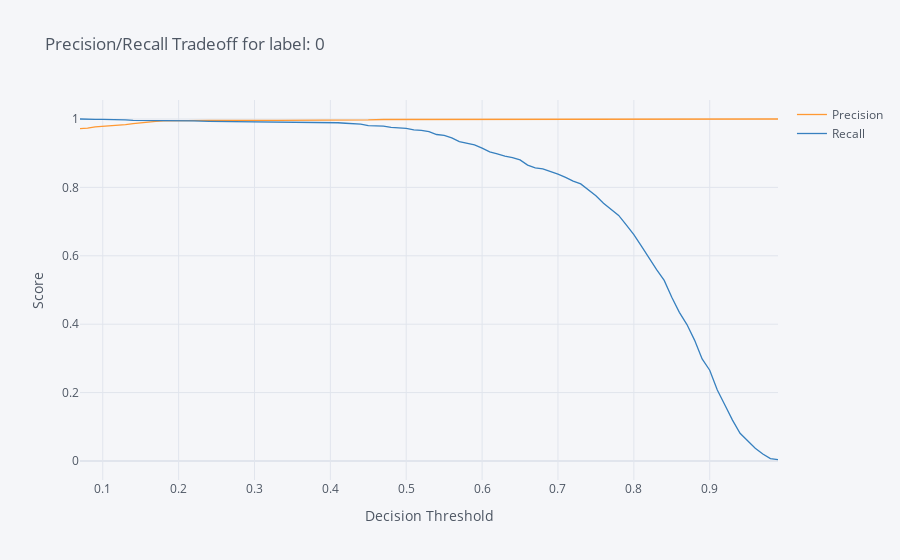
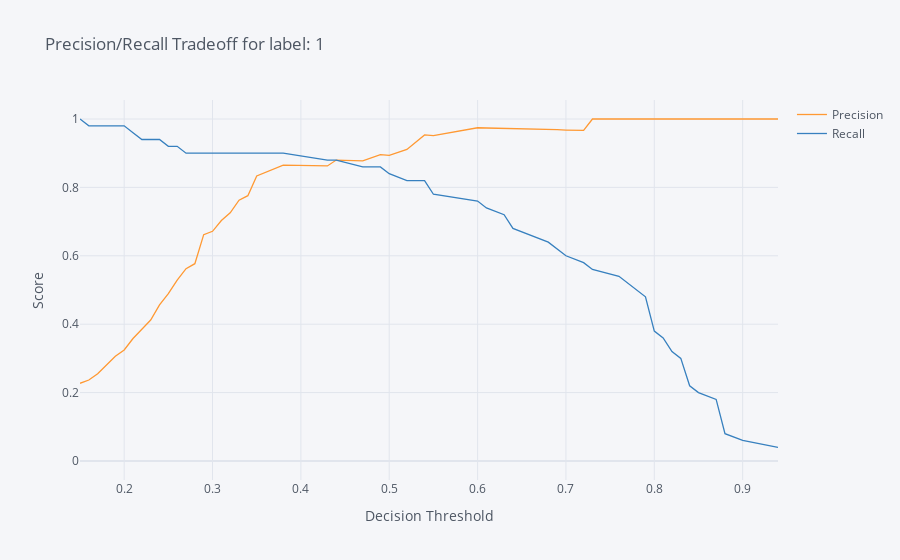
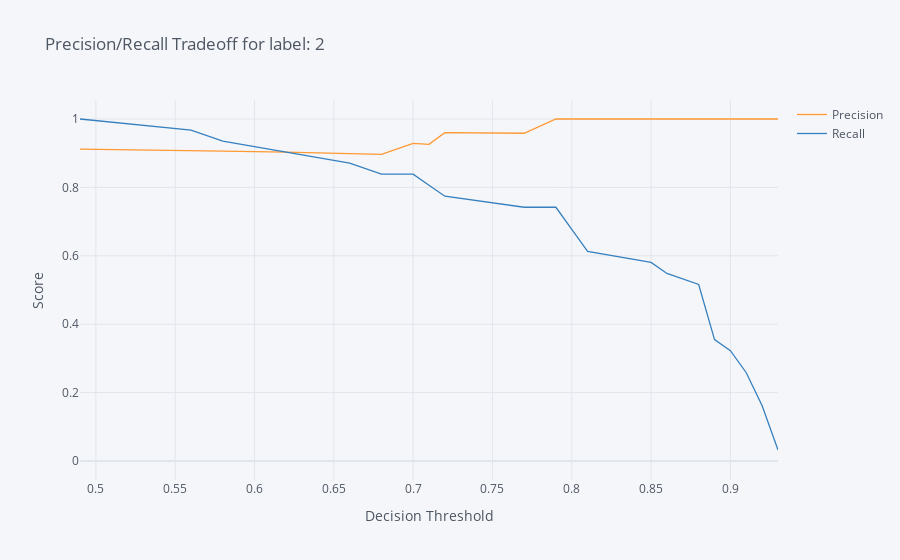

Here is the notebook cell these charts were saved with, in order:
### Markdown cell above
# Precision/Recall Trade-off Calculation

### Code cell
# taken from https://www.kaggle.com/kevinarvai/fine-tuning-a-classifier-in-scikit-learn

from sklearn.metrics import precision_recall_curve
from sklearn import preprocessing
from sklearn.multiclass import OneVsRestClassifier

import plotly.graph_objs as go
import chart_studio.plotly as py
import cufflinks
from IPython.core.interactiveshell import InteractiveShell
InteractiveShell.ast_node_interactivity = 'all'
from plotly.offline import iplot


def test():
    clf_o = OneVsRestClassifier(RandomForestClassifier())
    
    y_train_bins = preprocessing.label_binarize(model.y_train, classes=[0, 1, 2])
    clf_o.fit(model.X_train, y_train_bins)
    
    X = list(data.apply(lambda x: model.extract_features2vector(x.to_dict()), axis=1))
    y = data['search_results.label']
    
    
    y_scores = clf_o.predict_proba(X)
    y_bins = preprocessing.label_binarize(y, classes=[0, 1, 2])
    
    cufflinks.go_offline()
    cufflinks.set_config_file(world_readable=True, theme='pearl')

    for i in range(3):
        precision_recall = precision_recall_curve(y_bins[:, i], y_scores[:, i])
        precision_recall = pd.DataFrame.from_records(precision_recall).T
        precision_recall.columns = ['Precision', 'Recall', 'Thresholds']
        precision_recall.iplot(x='Thresholds', xTitle='Decision Threshold',yTitle='Score', 
                               title='Precision/Recall Tradeoff for label: ' + str(i))

test()

### Figure 1 — Plotly figure (JSON) as saved in the notebook; plotly's stock layout.template omitted (floating-point values rounded to 4 significant figures)
{"data": [{"line": {"color": "rgba(255, 153, 51, 1.0)", "dash": "solid", "shape": "linear", "width": 1.3}, "mode": "lines", "name": "Precision", "text": "", "type": "scatter", "x": [0.07, 0.08, 0.09, 0.1, 0.11, 0.12, 0.13, 0.14, 0.15, 0.16, 0.17, 0.18, 0.22, 0.24, 0.33, 0.36, 0.39, 0.41, 0.42, 0.43, 0.44, 0.45, 0.47, 0.48, 0.5, 0.51, 0.52, 0.53, 0.54, 0.55, 0.56, 0.57, 0.58, 0.59, 0.6, 0.61, 0.62, 0.63, 0.64, 0.65, 0.66, 0.67, 0.68, 0.69, 0.7, 0.71, 0.72, 0.73, 0.74, 0.75, 0.76, 0.77, 0.78, 0.79, 0.8, 0.81, 0.82, 0.83, 0.84, 0.85, 0.86, 0.87, 0.88, 0.89, 0.9, 0.91, 0.92, 0.93, 0.94, 0.95, 0.96, 0.97, 0.98, 0.99, null], "y": [0.9719, 0.9732, 0.9771, 0.9784, 0.9798, 0.9824, 0.9837, 0.9864, 0.9891, 0.9904, 0.9931, 0.9945, 0.9959, 0.9959, 0.9959, 0.9959, 0.9958, 0.9972, 0.9972, 0.9972, 0.9972, 0.9972, 0.9986, 0.9986, 0.9986, 0.9986, 0.9986, 0.9986, 0.9986, 0.9986, 0.9985, 0.9985, 0.9985, 0.9985, 0.9985, 0.9985, 0.9985, 0.9985, 0.9985, 0.9984, 0.9984, 0.9984, 0.9984, 0.9984, 0.9984, 0.9983, 0.9983, 0.9983, 0.9983, 0.9982, 0.9982, 1, 1, 1, 1, 1, 1, 1, 1, 1, 1, 1, 1, 1, 1, 1, 1, 1, 1, 1, 1, 1, 1, 1, 1]}, {"line": {"color": "rgba(55, 128, 191, 1.0)", "dash": "solid", "shape": "linear", "width": 1.3}, "mode": "lines", "name": "Recall", "text": "", "type": "scatter", "x": [0.07, 0.08, 0.09, 0.1, 0.11, 0.12, 0.13, 0.14, 0.15, 0.16, 0.17, 0.18, 0.22, 0.24, 0.33, 0.36, 0.39, 0.41, 0.42, 0.43, 0.44, 0.45, 0.47, 0.48, 0.5, 0.51, 0.52, 0.53, 0.54, 0.55, 0.56, 0.57, 0.58, 0.59, 0.6, 0.61, 0.62, 0.63, 0.64, 0.65, 0.66, 0.67, 0.68, 0.69, 0.7, 0.71, 0.72, 0.73, 0.74, 0.75, 0.76, 0.77, 0.78, 0.79, 0.8, 0.81, 0.82, 0.83, 0.84, 0.85, 0.86, 0.87, 0.88, 0.89, 0.9, 0.91, 0.92, 0.93, 0.94, 0.95, 0.96, 0.97, 0.98, 0.99, null], "y": [1, 0.9986, 0.9986, 0.9986, 0.9986, 0.9986, 0.9972, 0.9959, 0.9959, 0.9959, 0.9945, 0.9945, 0.9945, 0.9931, 0.9917, 0.9904, 0.989, 0.989, 0.9876, 0.9862, 0.9849, 0.9807, 0.9794, 0.9752, 0.9725, 0.9684, 0.967, 0.9629, 0.9546, 0.9519, 0.945, 0.934, 0.9298, 0.9243, 0.9147, 0.9037, 0.8982, 0.8913, 0.8872, 0.8803, 0.8652, 0.8569, 0.8542, 0.8473, 0.8391, 0.8294, 0.8184, 0.8102, 0.7923, 0.7758, 0.7538, 0.7359, 0.718, 0.6905, 0.6616, 0.6286, 0.5928, 0.5598, 0.5282, 0.4787, 0.4347, 0.3989, 0.3535, 0.2985, 0.2655, 0.2077, 0.1637, 0.1197, 0.08116, 0.05777, 0.03714, 0.02063, 0.006878, 0.004127, 0]}], "layout": {"autosize": true, "legend": {"bgcolor": "#F5F6F9", "font": {"color": "#4D5663"}}, "paper_bgcolor": "#F5F6F9", "plot_bgcolor": "#F5F6F9", "title": {"font": {"color": "#4D5663"}, "text": "Precision/Recall Tradeoff for label: 0"}, "xaxis": {"autorange": true, "gridcolor": "#E1E5ED", "range": [0.07, 0.99], "showgrid": true, "tickfont": {"color": "#4D5663"}, "title": {"font": {"color": "#4D5663"}, "text": "Decision Threshold"}, "type": "linear", "zerolinecolor": "#E1E5ED"}, "yaxis": {"autorange": true, "gridcolor": "#E1E5ED", "range": [-0.05556, 1.056], "showgrid": true, "tickfont": {"color": "#4D5663"}, "title": {"font": {"color": "#4D5663"}, "text": "Score"}, "type": "linear", "zerolinecolor": "#E1E5ED"}}}

### Figure 2 — Plotly figure (JSON) as saved in the notebook; plotly's stock layout.template omitted (floating-point values rounded to 4 significant figures)
{"data": [{"line": {"color": "rgba(255, 153, 51, 1.0)", "dash": "solid", "shape": "linear", "width": 1.3}, "mode": "lines", "name": "Precision", "text": "", "type": "scatter", "x": [0.15, 0.16, 0.17, 0.18, 0.19, 0.2, 0.21, 0.22, 0.23, 0.24, 0.25, 0.26, 0.27, 0.28, 0.29, 0.3, 0.31, 0.32, 0.33, 0.34, 0.35, 0.38, 0.43, 0.44, 0.47, 0.49, 0.5, 0.52, 0.54, 0.55, 0.6, 0.61, 0.63, 0.64, 0.68, 0.69, 0.7, 0.72, 0.73, 0.76, 0.77, 0.78, 0.79, 0.8, 0.81, 0.82, 0.83, 0.84, 0.85, 0.87, 0.88, 0.9, 0.94, null], "y": [0.2273, 0.2367, 0.2552, 0.28, 0.3063, 0.3245, 0.3582, 0.3852, 0.4123, 0.4563, 0.4894, 0.5287, 0.5625, 0.5769, 0.6618, 0.6716, 0.7031, 0.7258, 0.7627, 0.7759, 0.8333, 0.8654, 0.8627, 0.88, 0.8776, 0.8958, 0.8936, 0.9111, 0.9535, 0.9512, 0.9744, 0.9737, 0.973, 0.9714, 0.9697, 0.9688, 0.9677, 0.9667, 1, 1, 1, 1, 1, 1, 1, 1, 1, 1, 1, 1, 1, 1, 1, 1]}, {"line": {"color": "rgba(55, 128, 191, 1.0)", "dash": "solid", "shape": "linear", "width": 1.3}, "mode": "lines", "name": "Recall", "text": "", "type": "scatter", "x": [0.15, 0.16, 0.17, 0.18, 0.19, 0.2, 0.21, 0.22, 0.23, 0.24, 0.25, 0.26, 0.27, 0.28, 0.29, 0.3, 0.31, 0.32, 0.33, 0.34, 0.35, 0.38, 0.43, 0.44, 0.47, 0.49, 0.5, 0.52, 0.54, 0.55, 0.6, 0.61, 0.63, 0.64, 0.68, 0.69, 0.7, 0.72, 0.73, 0.76, 0.77, 0.78, 0.79, 0.8, 0.81, 0.82, 0.83, 0.84, 0.85, 0.87, 0.88, 0.9, 0.94, null], "y": [1, 0.98, 0.98, 0.98, 0.98, 0.98, 0.96, 0.94, 0.94, 0.94, 0.92, 0.92, 0.9, 0.9, 0.9, 0.9, 0.9, 0.9, 0.9, 0.9, 0.9, 0.9, 0.88, 0.88, 0.86, 0.86, 0.84, 0.82, 0.82, 0.78, 0.76, 0.74, 0.72, 0.68, 0.64, 0.62, 0.6, 0.58, 0.56, 0.54, 0.52, 0.5, 0.48, 0.38, 0.36, 0.32, 0.3, 0.22, 0.2, 0.18, 0.08, 0.06, 0.04, 0]}], "layout": {"autosize": true, "legend": {"bgcolor": "#F5F6F9", "font": {"color": "#4D5663"}}, "paper_bgcolor": "#F5F6F9", "plot_bgcolor": "#F5F6F9", "title": {"font": {"color": "#4D5663"}, "text": "Precision/Recall Tradeoff for label: 1"}, "xaxis": {"autorange": true, "gridcolor": "#E1E5ED", "range": [0.15, 0.94], "showgrid": true, "tickfont": {"color": "#4D5663"}, "title": {"font": {"color": "#4D5663"}, "text": "Decision Threshold"}, "type": "linear", "zerolinecolor": "#E1E5ED"}, "yaxis": {"autorange": true, "gridcolor": "#E1E5ED", "range": [-0.05556, 1.056], "showgrid": true, "tickfont": {"color": "#4D5663"}, "title": {"font": {"color": "#4D5663"}, "text": "Score"}, "type": "linear", "zerolinecolor": "#E1E5ED"}}}

### Figure 3 — Plotly figure (JSON) as saved in the notebook; plotly's stock layout.template omitted (floating-point values rounded to 4 significant figures)
{"data": [{"line": {"color": "rgba(255, 153, 51, 1.0)", "dash": "solid", "shape": "linear", "width": 1.3}, "mode": "lines", "name": "Precision", "text": "", "type": "scatter", "x": [0.49, 0.56, 0.58, 0.62, 0.66, 0.68, 0.7, 0.71, 0.72, 0.77, 0.79, 0.8, 0.81, 0.85, 0.86, 0.88, 0.89, 0.9, 0.91, 0.92, 0.93, null], "y": [0.9118, 0.9091, 0.9062, 0.9032, 0.9, 0.8966, 0.9286, 0.9259, 0.96, 0.9583, 1, 1, 1, 1, 1, 1, 1, 1, 1, 1, 1, 1]}, {"line": {"color": "rgba(55, 128, 191, 1.0)", "dash": "solid", "shape": "linear", "width": 1.3}, "mode": "lines", "name": "Recall", "text": "", "type": "scatter", "x": [0.49, 0.56, 0.58, 0.62, 0.66, 0.68, 0.7, 0.71, 0.72, 0.77, 0.79, 0.8, 0.81, 0.85, 0.86, 0.88, 0.89, 0.9, 0.91, 0.92, 0.93, null], "y": [1, 0.9677, 0.9355, 0.9032, 0.871, 0.8387, 0.8387, 0.8065, 0.7742, 0.7419, 0.7419, 0.6774, 0.6129, 0.5806, 0.5484, 0.5161, 0.3548, 0.3226, 0.2581, 0.1613, 0.03226, 0]}], "layout": {"autosize": true, "legend": {"bgcolor": "#F5F6F9", "font": {"color": "#4D5663"}}, "paper_bgcolor": "#F5F6F9", "plot_bgcolor": "#F5F6F9", "title": {"font": {"color": "#4D5663"}, "text": "Precision/Recall Tradeoff for label: 2"}, "xaxis": {"autorange": true, "gridcolor": "#E1E5ED", "range": [0.49, 0.93], "showgrid": true, "tickfont": {"color": "#4D5663"}, "title": {"font": {"color": "#4D5663"}, "text": "Decision Threshold"}, "type": "linear", "zerolinecolor": "#E1E5ED"}, "yaxis": {"autorange": true, "gridcolor": "#E1E5ED", "range": [-0.05556, 1.056], "showgrid": true, "tickfont": {"color": "#4D5663"}, "title": {"font": {"color": "#4D5663"}, "text": "Score"}, "type": "linear", "zerolinecolor": "#E1E5ED"}}}
